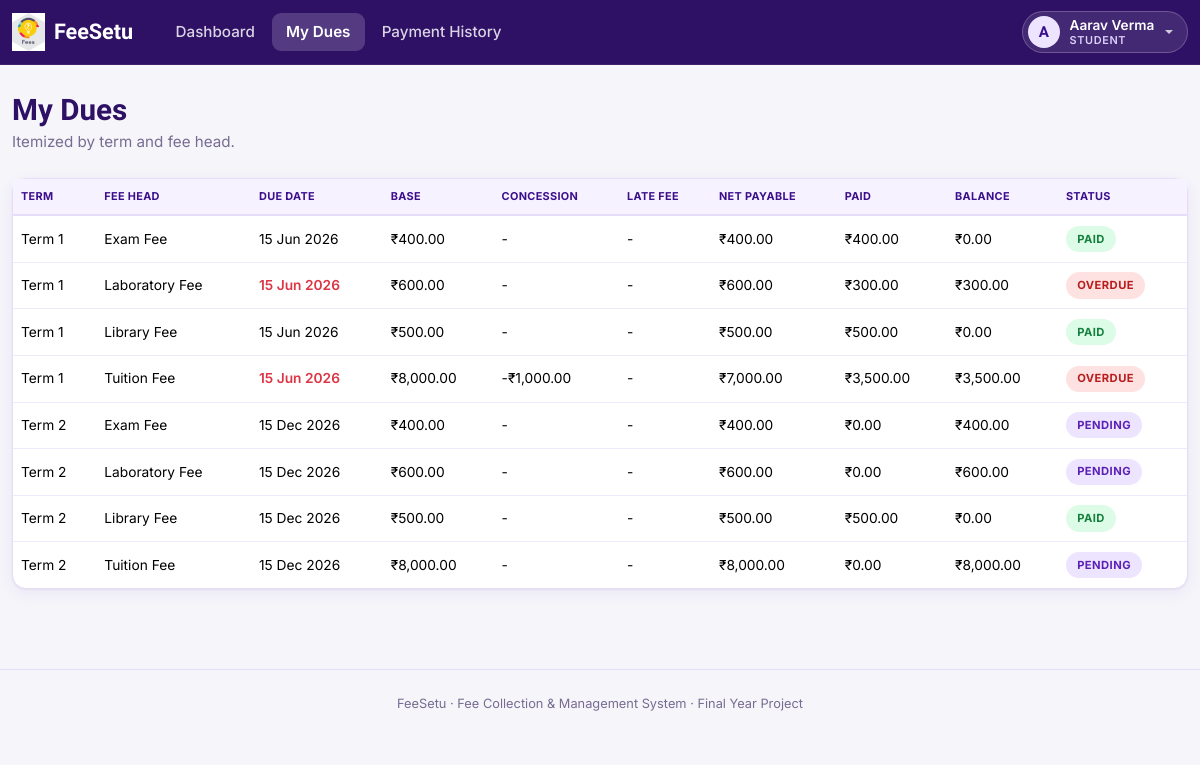
/index.php?route=student/dues (signed in), run on the app's committed database.
### tables this page shows
CREATE TABLE student_dues (
    id                      INT AUTO_INCREMENT PRIMARY KEY,
    student_id              INT NOT NULL,
    fee_structure_item_id   INT NOT NULL,
    base_amount             DECIMAL(10,2) NOT NULL,
    concession_amount       DECIMAL(10,2) NOT NULL DEFAULT 0.00,
    concession_reason       VARCHAR(255) NULL,
    concession_by           INT NULL,
    concession_at           DATETIME NULL,
    late_fee_amount         DECIMAL(10,2) NOT NULL DEFAULT 0.00,
    late_fee_applied_at     DATETIME NULL,
    amount_paid             DECIMAL(10,2) NOT NULL DEFAULT 0.00,
    due_date                DATE NOT NULL,
    status                  ENUM('pending','partial','paid') NOT NULL DEFAULT 'pending',
    created_at              TIMESTAMP NOT NULL DEFAULT CURRENT_TIMESTAMP,
    UNIQUE KEY uq_student_due (student_id, fee_structure_item_id),
    FOREIGN KEY (student_id) REFERENCES students(id) ON DELETE CASCADE,
    FOREIGN KEY (fee_structure_item_id) REFERENCES fee_structure_items(id) ON DELETE CASCADE,
    FOREIGN KEY (concession_by) REFERENCES users(id) ON DELETE SET NULL
);

CREATE TABLE fee_structures (
    id                INT AUTO_INCREMENT PRIMARY KEY,
    class_id          INT NOT NULL,
    term              VARCHAR(30) NOT NULL,
    academic_year     VARCHAR(9) NOT NULL,
    due_date          DATE NOT NULL,
    late_fee_type     ENUM('flat','percent') NOT NULL DEFAULT 'flat',
    late_fee_value    DECIMAL(10,2) NOT NULL DEFAULT 0.00,
    grace_days        INT NOT NULL DEFAULT 0,
    created_by        INT NULL,
    status            ENUM('active','inactive') NOT NULL DEFAULT 'active',
    created_at        TIMESTAMP NOT NULL DEFAULT CURRENT_TIMESTAMP,
    UNIQUE KEY uq_structure (class_id, term, academic_year),
    FOREIGN KEY (class_id) REFERENCES classes(id) ON DELETE CASCADE,
    FOREIGN KEY (created_by) REFERENCES users(id) ON DELETE SET NULL
);

CREATE TABLE fee_heads (
    id            INT AUTO_INCREMENT PRIMARY KEY,
    name          VARCHAR(100) NOT NULL UNIQUE,
    description   VARCHAR(255) NULL,
    created_at    TIMESTAMP NOT NULL DEFAULT CURRENT_TIMESTAMP
);

### app/controllers/StudentController.php (called while the page is built, shortened)
<?php
require_once __DIR__ . '/../models/Student.php';
require_once __DIR__ . '/../models/StudentDue.php';
class StudentController
{
    private function guard(): array
    {
        $studentId = Auth::studentId();
        $student = $studentId ? Student::find($studentId) : null;
        return $student;
    }
    public function dues(): void
    {
        $student = $this->guard();
        $dues = StudentDue::forStudent((int)$student['id']);
        require __DIR__ . '/../views/student/dues.php';
    }
}

### public/index.php (called while the page is built, shortened)
<?php
require_once __DIR__ . '/../core/helpers.php';
require_once __DIR__ . '/../core/Database.php';
require_once __DIR__ . '/../core/Auth.php';
require_once __DIR__ . '/../app/models/StudentDue.php';
require_once __DIR__ . '/../app/controllers/StudentController.php';
$router = new Router();
$router->get('login', fn() => (new AuthController())->showLogin());
$router->post('login', fn() => (new AuthController())->login());
$router->post('logout', fn() => (new AuthController())->logout());
$router->get('account/password', fn() => (new AccountController())->passwordForm());
$router->post('account/password', fn() => (new AccountController())->passwordUpdate());
$router->get('admin/dashboard', fn() => (new AdminController())->dashboard());
$router->get('admin/classes', fn() => (new AdminController())->classes());
$router->post('admin/classes/store', fn() => (new AdminController())->classStore());
$router->post('admin/classes/update', fn() => (new AdminController())->classUpdate());
$router->post('admin/classes/delete', fn() => (new AdminController())->classDelete());
$router->get('admin/students', fn() => (new AdminController())->students());
$router->post('admin/students/store', fn() => (new AdminController())->studentStore());
$router->get('admin/students/import', fn() => (new AdminController())->studentImportForm());
$router->post('admin/students/import', fn() => (new AdminController())->studentImport());
$router->get('admin/students/import/result', fn() => (new AdminController())->studentImportResult());
$router->get('admin/students/view', fn() => (new AdminController())->studentView());
$router->post('admin/students/status', fn() => (new AdminController())->studentStatus());
$router->get('admin/accountants', fn() => (new AdminController())->accountants());
$router->post('admin/accountants/store', fn() => (new AdminController())->accountantStore());
$router->post('admin/accountants/status', fn() => (new AdminController())->accountantStatus());
$router->get('accountant/dashboard', fn() => (new AccountantController())->dashboard());
$router->get('fee-heads', fn() => (new FeeController())->heads());
$router->post('fee-heads/store', fn() => (new FeeController())->headStore());
$router->post('fee-heads/update', fn() => (new FeeController())->headUpdate());
$router->post('fee-heads/delete', fn() => (new FeeController())->headDelete());
$router->get('fee-structures', fn() => (new FeeController())->structures());
$router->get('fee-structures/create', fn() => (new FeeController())->structureCreateForm());
$router->post('fee-structures/store', fn() => (new FeeController())->structureStore());
$router->get('fee-structures/view', fn() => (new FeeController())->structureView());
$router->post('fee-structures/status', fn() => (new FeeController())->structureStatus());
$router->get('dues', fn() => (new DuesController())->search());
$router->get('dues/view', fn() => (new DuesController())->view());
$router->post('dues/concession', fn() => (new DuesController())->concessionStore());
$router->get('payments/collect', fn() => (new PaymentController())->collectForm());
$router->post('payments/store', fn() => (new PaymentController())->store());
$router->get('payments/receipt', fn() => (new PaymentController())->receipt());
$router->get('payments/receipt/download', fn() => (new PaymentController())->receiptDownload());
$router->get('reports', fn() => (new ReportController())->index());
$router->get('student/dashboard', fn() => (new StudentController())->dashboard());
$router->get('student/dues', fn() => (new StudentController())->dues());
$router->get('student/history', fn() => (new StudentController())->history());
$route = $_GET['route'] ?? '';
$router->dispatch($_SERVER['REQUEST_METHOD'], $route);

### core/Router.php (called while the page is built, shortened)
<?php
class Router
{
    private array $routes = ['GET' => [], 'POST' => []];
    public function get(string $route, callable $handler): void
    {
        $this->routes['GET'][$route] = $handler;
    }
    public function post(string $route, callable $handler): void
    {
        $this->routes['POST'][$route] = $handler;
    }
    public function dispatch(string $method, string $route): void
    {
        $handler = $this->routes[$method][$route] ?? null;
        try {
            $handler();
        } catch (Throwable $e) {
            error_log($e->getMessage());
            http_response_code(500);
            require __DIR__ . '/../app/views/errors/500.php';
        }
    }
}

### core/Auth.php (called while the page is built, shortened)
<?php
require_once __DIR__ . '/Database.php';
class Auth
{
    public static function check(): bool
    {
        return !empty($_SESSION['user_id']);
    }
    public static function role(): ?string
    {
        return $_SESSION['user_role'] ?? null;
    }
    public static function studentId(): ?int
    {
        return $_SESSION['student_id'] ?? null;
    }
}

### core/Database.php (called while the page is built)
<?php
class Database
{
    private static ?PDO $instance = null;
    public static function connect(): PDO
    {
        if (self::$instance === null) {
            $config = require __DIR__ . '/../config/database.php';
            $dsn = sprintf(
                'mysql:host=%s;port=%d;dbname=%s;charset=%s',
                $config['host'],
                $config['port'],
                $config['database'],
                $config['charset']
            );
            self::$instance = new PDO($dsn, $config['username'], $config['password'], [
                PDO::ATTR_ERRMODE            => PDO::ERRMODE_EXCEPTION,
                PDO::ATTR_DEFAULT_FETCH_MODE => PDO::FETCH_ASSOC,
                PDO::ATTR_EMULATE_PREPARES   => false,
            ]);
        }
        return self::$instance;
    }
}

### app/models/Student.php (called while the page is built, shortened)
<?php
class Student
{
    private static function baseSelect(): string
    {
        return 'SELECT st.*, u.name, u.email, u.status AS user_status,
                        c.name AS class_name, c.section AS class_section, c.academic_year
                 FROM students st
                 JOIN users u ON u.id = st.user_id
                 JOIN classes c ON c.id = st.class_id';
    }
    public static function find(int $id): ?array
    {
        $stmt = Database::connect()->prepare(self::baseSelect() . ' WHERE st.id = ?');
        $stmt->execute([$id]);
        $row = $stmt->fetch();
        return $row ?: null;
    }
}

### app/models/StudentDue.php (called while the page is built, shortened)
<?php
class StudentDue
{
    private static function baseSelect(): string
    {
        return "SELECT sd.*,
                        fh.name AS fee_head_name,
                        fs.term, fs.academic_year, fs.late_fee_type, fs.late_fee_value, fs.grace_days,
                        fsi.fee_structure_id,
                        (sd.base_amount - sd.concession_amount + sd.late_fee_amount) AS net_payable,
                        (sd.base_amount - sd.concession_amount + sd.late_fee_amount - sd.amount_paid) AS balance
                 FROM student_dues sd
                 JOIN fee_structure_items fsi ON fsi.id = sd.fee_structure_item_id
                 JOIN fee_heads fh ON fh.id = fsi.fee_head_id
                 JOIN fee_structures fs ON fs.id = fsi.fee_structure_id";
    }
    public static function forStudent(int $studentId, ?string $status = null): array
    {
        $sql = self::baseSelect() . ' WHERE sd.student_id = ?';
        $params = [$studentId];
        $sql .= ' ORDER BY fs.due_date, fh.name';
        $stmt = Database::connect()->prepare($sql);
        $stmt->execute($params);
        return $stmt->fetchAll();
    }
}

### core/helpers.php (called while the page is built, shortened)
<?php
function e(?string $value): string
{
    return htmlspecialchars($value ?? '', ENT_QUOTES, 'UTF-8');
}
function inr(float|int|string $amount): string
{
    $amount = (float)$amount;
    $negative = $amount < 0;
    $amount = abs($amount);
    $parts = explode('.', number_format($amount, 2, '.', ''));
    $intPart = $parts[0];
    $decPart = $parts[1];
    if (strlen($intPart) > 3) {
        $lastThree = substr($intPart, -3);
        $rest = substr($intPart, 0, -3);
        $rest = preg_replace('/\B(?=(\d{2})+(?!\d))/', ',', $rest);
        $grouped = $rest . ',' . $lastThree;
    } else {
        $grouped = $intPart;
    }
    return ($negative ? '-' : '') . '₹' . $grouped . '.' . $decPart;
}
function format_date(?string $date): string
{
    $ts = strtotime($date);
    return $ts === false ? '-' : date('d M Y', $ts);
}

### app/views/student/dues.php (the view, shortened to what this page needs)
<?php require __DIR__ . '/../partials/header.php'; ?>
<?php require __DIR__ . '/../partials/navbar.php'; ?>
<h1 class="fs-page-title">My Dues</h1>
<p class="fs-page-sub">Itemized by term and fee head.</p>
<div class="card">
    <div class="table-responsive">
        <table class="table table-compact mb-0 align-middle">
            <thead>
                <tr><th>Term</th><th>Fee Head</th><th>Due Date</th><th>Base</th><th>Concession</th><th>Late Fee</th><th>Net Payable</th><th>Paid</th><th>Balance</th><th>Status</th></tr>
            </thead>
            <tbody>
            <?php foreach ($dues as $d): ?>
                <?php $overdue = $d['status'] !== 'paid' && strtotime($d['due_date']) < strtotime(date('Y-m-d')); ?>
                <tr>
                    <td><?= e($d['term']) ?></td>
                    <td><?= e($d['fee_head_name']) ?></td>
                    <td class="<?= $overdue ? 'text-danger fw-semibold' : '' ?>"><?= format_date($d['due_date']) ?></td>
                    <td><?= inr($d['base_amount']) ?></td>
                    <td><?= $d['concession_amount'] > 0 ? '-' . inr($d['concession_amount']) : '-' ?></td>
                    <td><?= $d['late_fee_amount'] > 0 ? inr($d['late_fee_amount']) : '-' ?></td>
                    <td><?= inr($d['net_payable']) ?></td>
                    <td><?= inr($d['amount_paid']) ?></td>
                    <td><?= inr($d['balance']) ?></td>
                    <td><span class="badge-status badge-<?= $overdue ? 'overdue' : e($d['status']) ?>"><?= $overdue ? 'overdue' : e($d['status']) ?></span></td>
                </tr>
            <?php endforeach; ?>
            </tbody>
        </table>
    </div>
</div>
<?php require __DIR__ . '/../partials/footer.php'; ?>

### public/assets/css/style.css (style rules this page uses)
:root { --fs-purple-950: #1E0A45; --fs-purple-900: #2E1065; --fs-purple-800: #3B0F8C; --fs-purple-700: #5B21B6; --fs-purple-600: #6D28D9; --fs-purple-500: #7C3AED; --fs-purple-400: #A78BFA; --fs-purple-200: #DDD0FB; --fs-purple-100: #EDE4FF; --fs-purple-50: #F7F2FF; --fs-yellow-500: #F5B301; --fs-yellow-400: #FBBF24; --fs-yellow-100: #FEF3C7; --fs-green-700: #15803D; --fs-green-600: #16A34A; --fs-green-100: #DCFCE7; --fs-red-700: #B91C1C; --fs-red-600: #DC2626; --fs-red-100: #FEE2E2; --fs-amber-700: #B45309; --fs-ink: #241A3D; --fs-body: #4B4160; --fs-muted: #776C92; --fs-border: #E6DDFB; --fs-bg: #F6F5FA; --fs-surface: #FFFFFF; --fs-radius: 14px; --fs-radius-sm: 9px; --fs-shadow: 0 1px 2px rgba(46, 16, 101, 0.05), 0 4px 16px rgba(76, 29, 149, 0.07); --fs-shadow-lg: 0 12px 32px rgba(46, 16, 101, 0.18); --bs-primary: #6D28D9; --bs-primary-rgb: 109, 40, 217; --bs-link-color: #6D28D9; --bs-link-color-rgb: 109, 40, 217; --bs-link-hover-color: #3B0F8C; --bs-link-hover-color-rgb: 59, 15, 140; --bs-body-color: #4B4160; --bs-border-color: #E6DDFB; --bs-focus-ring-color: rgba(124, 58, 237, 0.2); }
* { box-sizing: border-box; }
body { background: var(--fs-bg); color: var(--fs-body); font-family: 'Inter', -apple-system, BlinkMacSystemFont, 'Segoe UI', sans-serif; font-size: 0.95rem; -webkit-font-smoothing: antialiased; }
h1, h2, h3, h4, h5, .brand-font { font-family: 'Baloo 2', 'Inter', sans-serif; color: var(--fs-purple-900); font-weight: 600; }
.fs-page-title { margin-bottom: 0.15rem; font-size: 1.85rem; }
.fs-page-sub { color: var(--fs-muted); margin-bottom: 1.5rem; }
.card, .fs-card { background: var(--fs-surface); border: 1px solid var(--fs-border); border-radius: var(--fs-radius); box-shadow: var(--fs-shadow); }
.table { --bs-table-bg: transparent; --bs-table-hover-bg: var(--fs-purple-50); --bs-table-border-color: #EFE9FB; font-size: 0.9rem; color: var(--fs-body); }
.table > :not(caption) > * > * { padding: 0.65rem 0.85rem; }
.table thead th { background: var(--fs-purple-50); color: var(--fs-purple-800); font-size: 0.72rem; text-transform: uppercase; letter-spacing: 0.05em; font-weight: 700; border-bottom: 2px solid var(--fs-border); }
.table td, .table th { vertical-align: middle; }
.table-responsive .table th, .table-responsive .table td { white-space: nowrap; }
.table-responsive { border-radius: 0 0 var(--fs-radius) var(--fs-radius); }
.table-responsive > .table > tbody > tr:last-child > * { border-bottom: 0; }
.table-compact { font-size: 0.86rem; }
.table-compact > :not(caption) > * > * { padding: 0.6rem 0.5rem; }
.table-compact thead th { font-size: 0.68rem; letter-spacing: 0.03em; }
.badge-status { display: inline-block; border-radius: 999px; padding: 0.3rem 0.7rem; font-size: 0.7rem; font-weight: 700; text-transform: uppercase; letter-spacing: 0.04em; white-space: nowrap; }
.badge-paid { background: var(--fs-green-100); color: var(--fs-green-700); }
.badge-pending { background: var(--fs-purple-100); color: var(--fs-purple-700); }
.badge-overdue { background: var(--fs-red-100); color: var(--fs-red-700); }

### data on the page
student_dues: fee_structures.term "Term 1", fee_heads.name "Exam Fee", due_date "15 Jun 2026", base_amount "₹400.00", net_payable "₹400.00", amount_paid "₹400.00", balance "₹0.00", status "PAID"
student_dues: fee_structures.term "Term 1", fee_heads.name "Laboratory Fee", due_date "15 Jun 2026", base_amount "₹600.00", net_payable "₹600.00", amount_paid "₹300.00", balance "₹300.00", status "OVERDUE"
student_dues: fee_structures.term "Term 1", fee_heads.name "Library Fee", due_date "15 Jun 2026", base_amount "₹500.00", net_payable "₹500.00", amount_paid "₹500.00", balance "₹0.00", status "PAID"
student_dues: fee_structures.term "Term 1", fee_heads.name "Tuition Fee", due_date "15 Jun 2026", base_amount "₹8,000.00", concession_amount "₹1,000.00", net_payable "₹7,000.00", amount_paid "₹3,500.00", balance "₹3,500.00", status "OVERDUE"
student_dues: fee_structures.term "Term 2", fee_heads.name "Exam Fee", due_date "15 Dec 2026", base_amount "₹400.00", net_payable "₹400.00", amount_paid "₹0.00", balance "₹400.00", status "PENDING"
student_dues: fee_structures.term "Term 2", fee_heads.name "Laboratory Fee", due_date "15 Dec 2026", base_amount "₹600.00", net_payable "₹600.00", amount_paid "₹0.00", balance "₹600.00", status "PENDING"
student_dues: fee_structures.term "Term 2", fee_heads.name "Library Fee", due_date "15 Dec 2026", base_amount "₹500.00", net_payable "₹500.00", amount_paid "₹500.00", balance "₹0.00", status "PAID"
student_dues: fee_structures.term "Term 2", fee_heads.name "Tuition Fee", due_date "15 Dec 2026", base_amount "₹8,000.00", net_payable "₹8,000.00", amount_paid "₹0.00", balance "₹8,000.00", status "PENDING"

### other printed values
$item "Dashboard"
$item "My Dues"
$item "Payment History"
$initial "A"
$userName "Aarav Verma"
$roleLabel "STUDENT"
